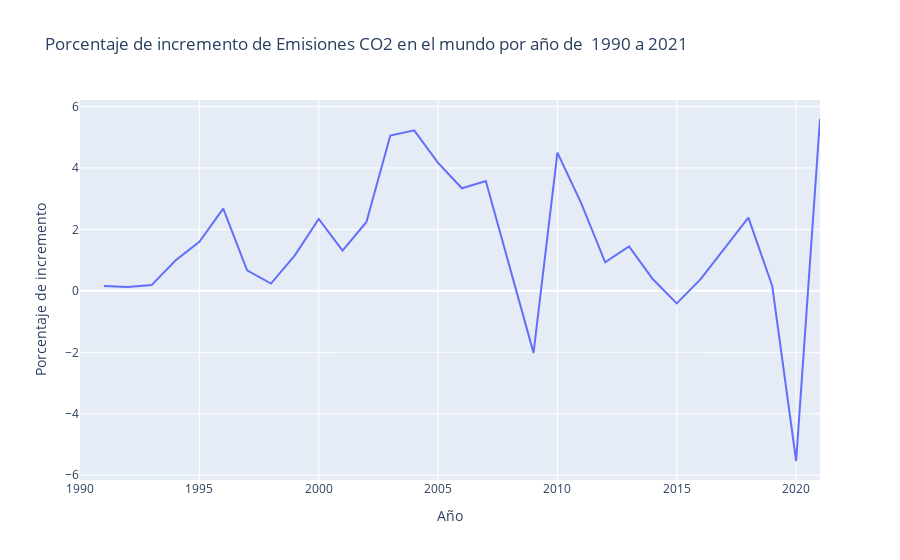

The cell this chart's notebook holds for it:
### Code cell
emisionesk = pd.read_sql_query('SELECT *FROM "Emisiones_CO2";', con=conexion)
paisesk = pd.read_sql_query('SELECT *FROM "Paises";', con=conexion)
añosk = pd.read_sql_query('SELECT *FROM "Años";', con=conexion)
emisiones80k=pd.merge(emisionesk,paisesk,on='Id_Pais')
emisiones80k=pd.merge(emisiones80k,añosk,on='Id_anio')
emisiones80k.drop(columns={'Id_Pais','Id_anio'}, inplace=True)
emisiones_añok=emisiones80k.groupby(by=['Anio']).mean()
emisiones_añok['Variacion']=(emisiones_añok['Emisiones_CO2'].pct_change())*100
fig = go.Figure()
fig.add_trace(go.Scatter(x=emisiones_añok.index, y=emisiones_añok['Variacion'],
                    mode='lines'
                     ))
fig.update_layout(title='Porcentaje de incremento de Emisiones CO2 en el mundo por año de  1990 a 2021',
                   xaxis_title='Año',
                   yaxis_title='Porcentaje de incremento')
#st.plotly(fig, use_container_width=True)
#fig.show()

### Figure 1 — Plotly figure (JSON) as saved in the notebook; plotly's stock layout.template omitted (floating-point values rounded to 4 significant figures)
{"data": [{"mode": "lines", "type": "scatter", "x": [1990, 1991, 1992, 1993, 1994, 1995, 1996, 1997, 1998, 1999, 2000, 2001, 2002, 2003, 2004, 2005, 2006, 2007, 2008, 2009, 2010, 2011, 2012, 2013, 2014, 2015, 2016, 2017, 2018, 2019, 2020, 2021], "y": [null, 0.1609, 0.1228, 0.1868, 0.9888, 1.595, 2.675, 0.6688, 0.2362, 1.157, 2.342, 1.311, 2.243, 5.054, 5.222, 4.163, 3.339, 3.574, 0.7383, -2.018, 4.5, 2.844, 0.93, 1.444, 0.3758, -0.409, 0.3802, 1.387, 2.383, 0.1582, -5.537, 5.592]}], "layout": {"title": {"text": "Porcentaje de incremento de Emisiones CO2 en el mundo por año de  1990 a 2021"}, "xaxis": {"title": {"text": "Año"}}, "yaxis": {"title": {"text": "Porcentaje de incremento"}}}}
